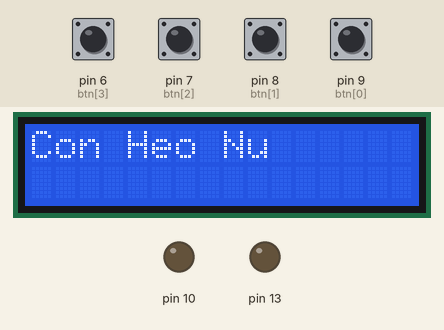
Bench run of a sketch on a simulated Arduino Uno, built with avr-gcc and run on an emulated ATmega328P. On the bench: 16×2 character LCD, output pins drawn as LEDs (lit = HIGH). Inputs (shaded band) come from the test bench; at power-on: pin 6 (btn[3]), pin 7 (btn[2]), pin 8 (btn[1]), pin 9 (btn[0]) HIGH.

Above: at 1.2 s.
1.3 s: pin 6 (btn[3]) pulled LOW for 0.15 s
At 2.2 s:
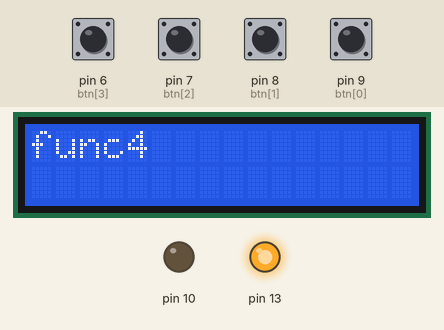
2.9 s: pin 7 (btn[2]) pulled LOW for 0.15 s
At 3.4 s:
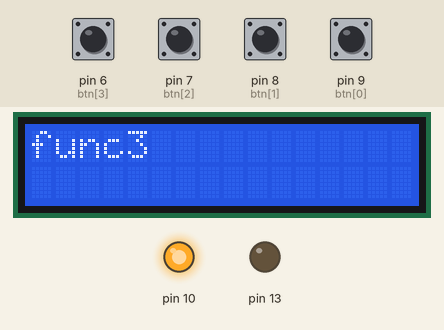
4.5 s: pin 9 (btn[0]) pulled LOW for 0.15 s
At 5.7 s:
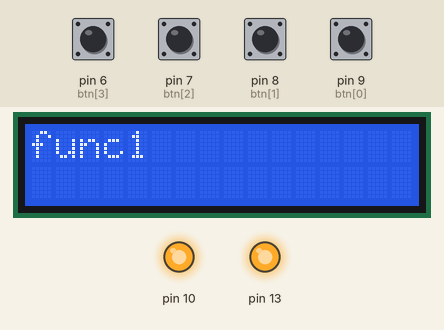
6.1 s: pin 8 (btn[1]) pulled LOW for 0.15 s
At 7.0 s:
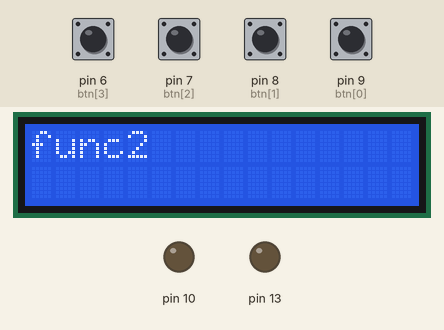
7.7 s: pin 6 (btn[3]) pulled LOW for 1 s
At 8.2 s:
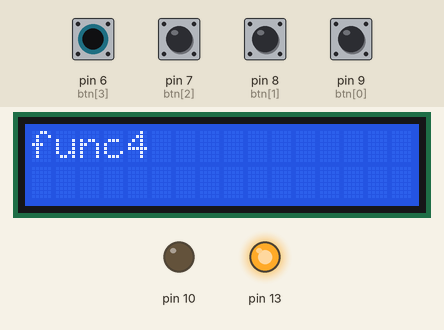
10.2 s: pin 7 (btn[2]) pulled LOW for 1 s
At 11.3 s:
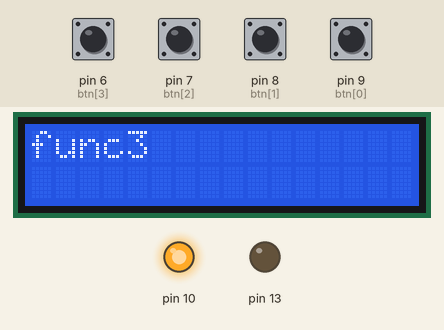
Timing chart, 0 to 13.2 s (numbered marks = the images above; inputs shaded):
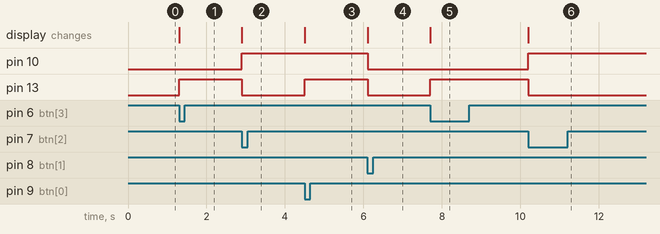

The sketch:

LCD_4_nut.ino
```cpp
// include the library code:
#include<LiquidCrystal.h>
LiquidCrystal lcd(12,11,5,4,3,2);
String stringOne, stringTwo;
// initialize the library with the numbers of the interface pins

int btn[] = {9,8,7,6};
int i,j;
void setup() {
    for (i=0;i<=3;i++)
  {
    pinMode(btn[i], INPUT);
    digitalWrite(btn[i], HIGH);
  }
  // set up the LCD's number of columns and rows:
  lcd.begin(16, 2);
  // Print a message to the LCD.
  lcd.print("Con Heo Nu");
  pinMode(10,OUTPUT);
  pinMode(13,OUTPUT);


stringOne = "func";
stringTwo = "";

}

void nhapnhay()
{
  for (i=0;i<=3;i++)
  {
    digitalWrite(btn[i],LOW);
    delay(300);
  }
    for (i=0;i<=3;i++)
  {
     digitalWrite(btn[i],HIGH);
    delay(300);

  }
}

void loop() {
//  digitalWrite(10,LOW);
//  delay(300);
//    digitalWrite(10,HIGH);
//    delay(300);
//    digitalWrite(13,LOW);
//  delay(300);
//    digitalWrite(13,HIGH);
//    delay(300);
  for (i=0;i<=3;i++)
    {
        if(digitalRead(btn[i]) == LOW)
      {
        lcd.clear();
        lcd.setCursor(0,0);
        j=i+1;
        stringTwo = stringOne + j;
        lcd.print(stringTwo) ;
        if (i==0)
        {
          digitalWrite(13,HIGH);
          digitalWrite(10,HIGH);
          }
        else if(i==1)
        {
          digitalWrite(10,LOW);
          digitalWrite(13,LOW);
          }
          else if (i==2)
          {
            digitalWrite(10,HIGH);
          digitalWrite(13,LOW);
            }
            else if (i==3)
          {
            digitalWrite(10,LOW);
          digitalWrite(13,HIGH);
            }
      }

    }


}
```

Measured:
- after the input at 1.3 s, pin 13: LOW → HIGH at once; the display: changes at once (image 1)
- after the input at 2.9 s, pin 10: LOW → HIGH at once; pin 13: HIGH → LOW at once; the display: changes at once (image 2)
- after the input at 4.5 s, pin 13: LOW → HIGH at once; the display: changes at once (image 3)
- after the input at 6.1 s, pin 10, pin 13: HIGH → LOW at once; the display: changes at once (image 4)
- after the input at 7.7 s, pin 13: LOW → HIGH at once; the display: changes at once (image 5)
- after the input at 10.2 s, pin 10: LOW → HIGH at once; pin 13: HIGH → LOW at once; the display: changes at once (image 6)
